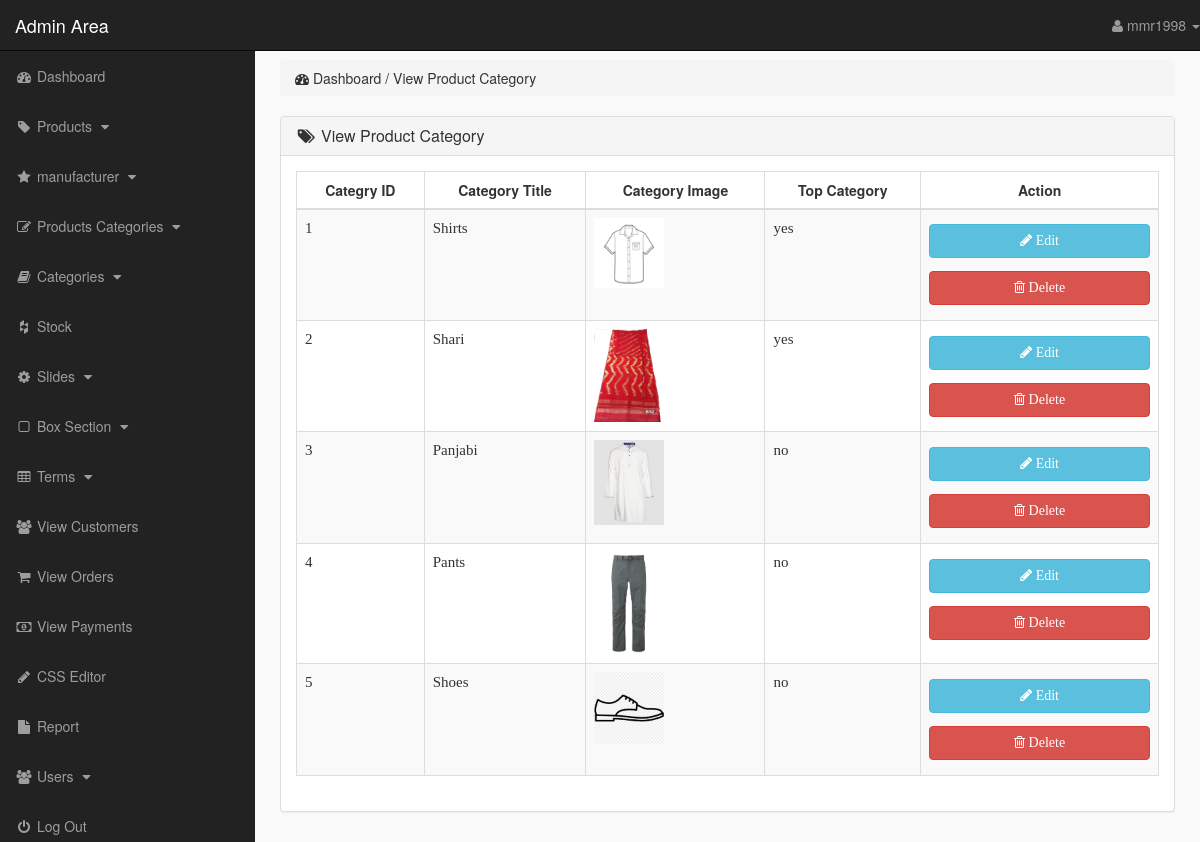
/admin_area/index.php?view_p_cats (signed in), run on the app's committed database.
### tables this page shows
CREATE TABLE `products_categories` (
  `p_cat_id` int(10) NOT NULL,
  `p_cat_title` text NOT NULL,
  `p_cat_top` text NOT NULL,
  `p_cat_image` text NOT NULL
);

### admin_area/view_p_cats.php (the view)
<?php
if(!isset($_SESSION['admin_email'])){
	echo "<script>window.open('login.php','_self')</script>";
}else{
?>
<div class="row">
	<div class="col-lg-12">
		<ol class="breadcrumb">
			<li>
				<i class="fa fa-dashboard"></i> Dashboard / View Product Category
			</li>
		</ol>
	</div>
</div>
<div class="row">
	<div class="col-lg-12">
		<div class="panel panel-default">
			<div class="panel-heading">
				<h3 class="panel-title">
					<i class="fa fa-tags fa-fw"></i> View Product Category
				</h3>
			</div>
			<div class="panel-body">
				<div class="table-responsive">
					<table class="table table-hover table-striped table-bordered table-hover">
						<thead>
							<tr>
								<th> Categry ID</th>
								<th> Category Title</th>
								<th> Category Image</th>
								<th> Top Category </th>
								<th> Action</th>
							</tr>
						</thead>
						<tbody>
							<?php
							$i=0;
	  						$get_p_cats="select * from products_categories";
	  						$run_p_cats = mysqli_query($con,$get_p_cats);
	  						while($row_p_cats=mysqli_fetch_array($run_p_cats)){
								$p_cat_id = $row_p_cats['p_cat_id'];
								$p_cat_title = $row_p_cats['p_cat_title'];
								$p_cat_img = $row_p_cats['p_cat_image'];
								$p_cat_top = $row_p_cats['p_cat_top'];
								$i++;
							?>
							<tr>
								<td> <?php echo $i; ?> </td>
								<td> <?php echo $p_cat_title; ?> </td>
								<td> <img src="other_images/<?php echo $p_cat_img; ?>" class="img-responsive" alt="<?php echo $p_cat_title; ?>" width="70" height="70"> </td>
								<td> <?php echo $p_cat_top; ?> </td>
								<td>
									<a class="btn btn-info" href="index.php?edit_p_cat=<?php echo $p_cat_id; ?>">
										<i class="fa fa-pencil"></i> Edit
									</a>
									<a class="btn btn-danger" href="index.php?delete_p_cat=<?php echo $p_cat_id; ?>">
										<i class="fa fa-trash-o"></i> Delete
									</a>
								</td>
							</tr>
							<?php } ?>
						</tbody>
					</table>
				</div>
			</div>
		</div>
	</div>
</div>
<?php } ?>

### admin_area/index.php (shortened to what this page needs)
<?php
include("includes/db.php");
if(!isset($_SESSION['admin_email'])){
	echo "<script>window.open('login.php','_self')</script>";
}else{
	$admin_session = $_SESSION['admin_email'];
	$get_admin = "select * from admins where admin_email='$admin_session'";
	$run_admin = mysqli_query($con,$get_admin);
	$row_admin = mysqli_fetch_array($run_admin);
	$admin_name = $row_admin['admin_name'];
?>
<!DOCTYPE html>
<html lang="en">
<head>
	<link rel="stylesheet" type="text/css" href="css/bootstrap-337.min.css">
	<link rel="stylesheet" type="text/css" href="font-awsome/css/font-awesome.min.css">
	<link rel="stylesheet" type="text/css" href="css/style.css">
</head>
<body>
	<div id="wrapper">
		<?php include("includes/sidebar.php"); ?>
		<div id="page-wrapper">
			<div class="container-fluid">
				<?php
				if(isset($_GET['view_p_cats'])){
					include("view_p_cats.php");
				}
				?>
			</div>
		</div>
	</div>
</body>
</html>
<?php } ?>

### admin_area/includes/sidebar.php (shortened to what this page needs)
<?php
if(!isset($_SESSION['admin_email'])){
	echo "<script>window.open('login.php','_self')</script>";
}else{
?>
<nav class="navbar navbar-inverse navbar-fixed-top">
	<div class="navbar-header">
		<a href="index.php?dashboard" class="navbar-brand">Admin Area</a>
	</div>
	<ul class="nav navbar-right top-nav">
		<li class="dropdown">
			<a href="#" data-toggle="dropdown" class="dropdown-toggle">
				<i class="fa fa-user"></i> <?php echo $admin_name; ?> <b class="caret"></b>
			</a>
		</li>
	</ul>
	<div class="collapse navbar-collapse navbar-ex1-collapse">
		<ul class="nav navbar-nav side-nav">
			<li>
				<a href="index.php?dashboard">
					<i class="fa fa-fw fa-dashboard"></i> Dashboard
				</a>
			</li>
			<li>
				<a href="#" data-toggle="collapse" data-target="#products">
					<i class="fa fa-fw fa-tag"></i> Products
					<i class="fa fa-fw fa-caret-down"></i>
				</a>
			</li>
			<li>
				<a href="#" data-toggle="collapse" data-target="#manufacturer">
					<i class="fa fa-fw fa-star"></i> manufacturer
					<i class="fa fa-fw fa-caret-down"></i>
				</a>
			</li>
			<li>
				<a href="#" data-toggle="collapse" data-target="#p_cat">
					<i class="fa fa-fw fa-edit"></i> Products Categories
					<i class="fa fa-fw fa-caret-down"></i>
				</a>
			</li>
			<li>
				<a href="#" data-toggle="collapse" data-target="#cat">
					<i class="fa fa-fw fa-book"></i> Categories
					<i class="fa fa-fw fa-caret-down"></i>
				</a>
			</li>
			<li>
				<a href="index.php?view_stock">
					<i class="fa fa-fw fa-houzz"></i> Stock
				</a>
			</li>
			<li>
				<a href="#" data-toggle="collapse" data-target="#slides">
					<i class="fa fa-fw fa-gear"></i> Slides
					<i class="fa fa-fw fa-caret-down"></i>
				</a>
			</li>
			<li>
				<a href="#" data-toggle="collapse" data-target="#boxes">
					<i class="fa fa-fw fa-square-o"></i> Box Section
					<i class="fa fa-fw fa-caret-down"></i>
				</a>
			</li>
			<li>
				<a href="#" data-toggle="collapse" data-target="#terms">
					<i class="fa fa-fw fa-table"></i> Terms
					<i class="fa fa-fw fa-caret-down"></i>
				</a>
			</li>
			<li>
				<a href="index.php?view_customers">
					<i class="fa fa-fw fa-users"></i> View Customers
				</a>
			</li>
			<li>
				<a href="index.php?view_orders">
					<i class="fa fa-fw fa-shopping-cart"></i> View Orders
				</a>
			</li>
			<li>
				<a href="index.php?view_payments">
					<i class="fa fa-fw fa-money"></i> View Payments
				</a>
			</li>
			<li>
				<a href="index.php?edit_css">
					<i class="fa fa-fw fa-pencil"></i> CSS Editor
				</a>
			</li>
			<li>
				<a href="index.php?report">
					<i class="fa fa-fw fa-file"></i> Report
				</a>
			</li>
			<li>
				<a href="#" data-toggle="collapse" data-target="#users">
					<i class="fa fa-fw fa-users"></i> Users
					<i class="fa fa-fw fa-caret-down"></i>
				</a>
			</li>
			<li>
				<a href="logout.php">
					<i class="fa fa-fw fa-power-off"></i> Log Out
				</a>
			</li>
		</ul>
	</div>
</nav>
<?php } ?>

### admin_area/css/style.css (style rules this page uses)
body { margin-top: 100px; }
#wrapper { padding-left: 0px; }
#page-wrapper { width: 100%; padding: 0; background-color: #f9f9f9; }
@media (min-width:768px) { body { margin-top: 50px; } }
@media (min-width:768px) { #wrapper { padding-left: 255px; } }
@media (min-width:768px) { #page-wrapper { padding: 10px; } }
.top-nav>li { float: left; display: inline-block; }
.top-nav>li>a { color: #999999; line-height: 20px; padding-top: 15px; padding-bottom: 15px; }
@media (min-width:768px) { .side-nav { position: fixed; top: 51px; bottom: 0; width: 255px; overflow-x: hidden; overflow-y: auto; background-color: #222222; padding-bottom: 40px; border-radius: 0; } }
@media (min-width:768px) { .side-nav>li>a { width: 255px; } }
td a.btn { margin: 3% 0; width: 100%; }
.table th { text-align: center; }
.table td { font-weight: normal; font-family: cambria; font-size: 15px; }

### data on the page
products_categories: p_cat_title "Shirts", p_cat_image (picture), p_cat_top "yes"
products_categories: p_cat_title "Shari", p_cat_image+p_cat_title (picture), p_cat_top "yes"
products_categories: p_cat_title "Panjabi", p_cat_image (picture), p_cat_top "no"
products_categories: p_cat_title "Pants", p_cat_image (picture), p_cat_top "no"
products_categories: p_cat_title "Shoes", p_cat_image (picture), p_cat_top "no"

### other printed values
$admin_name "mmr1998"
